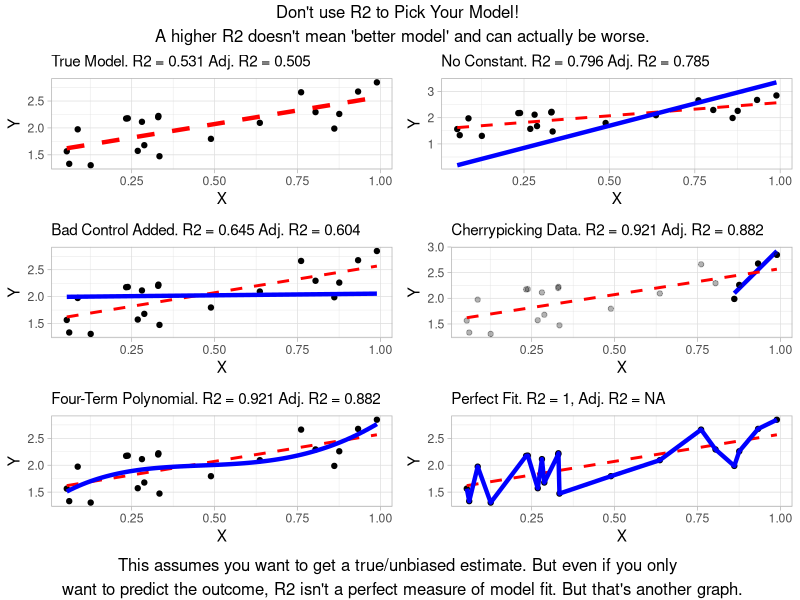

Generate this figure with R:
library(tidyverse)
library(dplyr)
library(gridExtra)
library(ggplot2)
#Random.org 1 to 10000
set.seed(2776)

df <- tibble(x = runif(20)) %>%
  mutate(y = 1 + x + runif(20)) %>%
  mutate(w = x + y + runif(20))

basem <- lm(y~x, data = df)
noint <- lm(y~x - 1, data = df)
conw <- lm(y~x+w, data = df)
lim <- lm(y~x, data = filter(df, x > .85))
quad <- lm(y~poly(x, 4), data = df)
perf <- lm(y~factor(x), data =df)

origin <- ggplot(df, aes(x = x, y = y))+ geom_point()+
  labs(x = "X", y = "Y") + 
  theme_light()

base <- origin + 
  stat_function(fun = function(x) coef(basem)[1] + coef(basem)[2]*x,
                color = 'red', size = 1.5, linetype = 'dashed') +
  ggtitle(NULL, subtitle = paste("True Model. R2 =", round(summary(basem)$r.squared,3),
                                 "Adj. R2 =", round(summary(basem)$adj.r.squared,3)))

nointg <- origin + 
  stat_function(fun = function(x) coef(basem)[1] + coef(basem)[2]*x,
                color = 'red', size = 1, linetype = 'dashed') + 
  stat_function(fun = function(x) coef(noint)[1]*x,
                color = 'blue', size = 1.5) +
  ggtitle(NULL, subtitle = paste("No Constant. R2 =", round(summary(noint)$r.squared,3),
                                 "Adj. R2 =", round(summary(noint)$adj.r.squared,3)))

conwg <- origin + 
  stat_function(fun = function(x) coef(basem)[1] + coef(basem)[2]*x,
                color = 'red', size = 1, linetype = 'dashed') + 
  stat_function(fun = function(x) coef(conw)[1] + coef(conw)[2]*x + coef(conw)[3]*mean(df$w),
                color = 'blue', size = 1.5) +
  ggtitle(NULL, subtitle = paste("Bad Control Added. R2 =", round(summary(conw)$r.squared,3),
                                 "Adj. R2 =", round(summary(conw)$adj.r.squared,3)))


quadg <- origin +
  stat_function(fun = function(x) coef(basem)[1] + coef(basem)[2]*x,
                color = 'red', size = 1, linetype = 'dashed') + 
  stat_smooth(formula = y ~ poly(x, 4),
              color = 'blue', size = 1.5, se = FALSE, method = 'lm') +
  ggtitle(NULL, subtitle = paste("Four-Term Polynomial. R2 =", round(summary(lim)$r.squared,3),
                                 "Adj. R2 =", round(summary(lim)$adj.r.squared,3)))


limg <- ggplot(filter(df, x > .85), aes(x = x, y = y)) + geom_point()+
  labs(x = "X", y = "Y") + 
  theme_light() +
  stat_smooth(method = 'lm', formula = y~x, se=FALSE, color = 'blue', size = 1.5) +
  ggtitle(NULL, subtitle = paste("Cherrypicking Data. R2 =", round(summary(lim)$r.squared,3),
                                 "Adj. R2 =", round(summary(lim)$adj.r.squared,3))) +
  geom_point(data = df, aes(x = x, y = y), alpha = .3) +
  stat_function(fun = function(x) coef(basem)[1] + coef(basem)[2]*x,
                color = 'red', size = 1, linetype = 'dashed')

perfg <- origin +
  stat_function(fun = function(x) coef(basem)[1] + coef(basem)[2]*x,
                color = 'red', size = 1, linetype = 'dashed') + 
  geom_line(color = 'blue', size = 1.5) + 
  ggtitle(NULL, subtitle = "Perfect Fit. R2 = 1, Adj. R2 = NA")


grid.arrange(base, nointg, conwg, limg, quadg, perfg, ncol = 2,
             top = 'Don\'t use R2 to Pick Your Model! \n A higher R2 doesn\'t mean \'better model\' and can actually be worse.',
             bottom = "This assumes you want to get a true/unbiased estimate. But even if you only \n want to predict the outcome, R2 isn't a perfect measure of model fit. But that's another graph.")